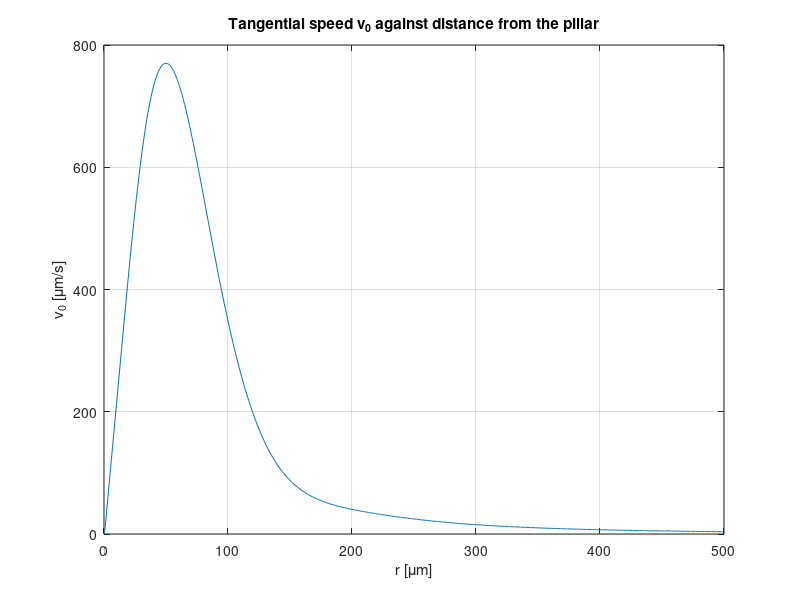
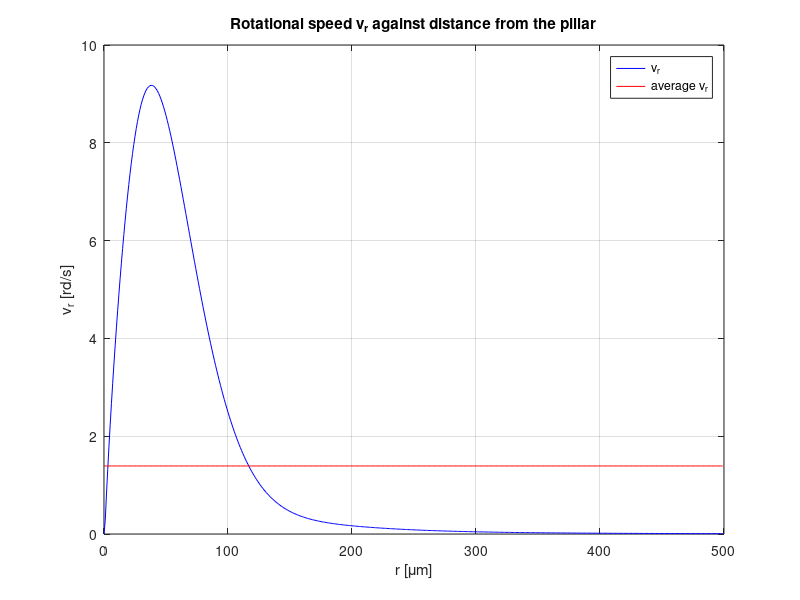

Reproduce these figures in MATLAB, in order.
format shortEng
%format compact
%[msg, id] = lastwarn;
%warning('off', id)
j=500;
dr=0.000001;
k=1;
Psistr=0;
dPsidr=0;
%ni=0.15e-4;%air
ni=1.0e-6; %water
%ni=0.114e-6; %Hg
%ni=0.215e-6; %Ga
f=400;%frequency
a=0.000040; % radius of coloumn
%A=0.000000058;amplitude of vibration in case of pzt vibrator 200 x 200 um
%A=3*0.000000064; %amplitude of vibration in case of pzt vibrator 1 x 1 x 0.5 mm
A=0.000008;%amplitude of circular vibrations
eps=sqrt(1i*2*pi*f/ni);
epsz=sqrt(-1i*2*pi*f/ni);
r=a;
H01epsa=besselh(0,1,a*eps);
C=besselh(2,1,a*eps)./H01epsa;
Cconj=conj(besselh(2,1,a*eps)./H01epsa);
roxxm1=@(x) 2*pi^3*f^3*A^2/ni^2./x.*(2*besselh(0,1,x*eps)/H01epsa +2*conj(besselh(0,1,x*eps)/H01epsa)-2*a^2./x.^2*C.*besselh(2,2,x*epsz)/conj(H01epsa)-2*a^2./x.^2.*Cconj.*besselh(2,1,x*eps)/H01epsa-4*besselh(0,1,x*eps)/H01epsa.*conj(besselh(0,1,x*eps)/H01epsa)+4*besselh(2,1,x*eps)/H01epsa.*conj(besselh(2,1,x*eps)/H01epsa));
roxx=@(x) 2*pi^3*f^3*A^2.*x/ni^2.*(2*besselh(0,1,x*eps)/H01epsa +2*conj(besselh(0,1,x*eps)/H01epsa)-2*a^2./x.^2*C.*besselh(2,2,x*epsz)/conj(H01epsa)-2*a^2./x.^2.*Cconj.*besselh(2,1,x*eps)/H01epsa-4*besselh(0,1,x*eps)/H01epsa.*conj(besselh(0,1,x*eps)/H01epsa)+4*besselh(2,1,x*eps)/H01epsa.*conj(besselh(2,1,x*eps)/H01epsa));
%roxxc=@(x) x.*(2*besselh(0,1,x*eps)/H01epsa +2*conj(besselh(0,1,x*eps)/H01epsa)-2*a^2./x.^2*C.*conj(besselh(2,1,x*eps)/H01epsa)-2*a^2./x.^2.*Cconj.*besselh(2,1,x*eps)/H01epsa-4*besselh(0,1,x*eps)/H01epsa.*conj(besselh(0,1,x*eps)/H01epsa)+4*besselh(2,1,x*eps)/H01epsa.*conj(besselh(2,1,x*eps)/H01epsa));
roxx3=@(x) 2*pi^3*f^3*A^2.*x.^3/ni^2.*(2*besselh(0,1,x*eps)/H01epsa +2*conj(besselh(0,1,x*eps)/H01epsa)-2*a^2./x.^2*C.*besselh(2,2,x*epsz)/conj(H01epsa)-2*a^2./x.^2.*Cconj.*besselh(2,1,x*eps)/H01epsa-4*besselh(0,1,x*eps)/H01epsa.*conj(besselh(0,1,x*eps)/H01epsa)+4*besselh(2,1,x*eps)/H01epsa.*conj(besselh(2,1,x*eps)/H01epsa));
roxx5=@(x) 2*pi^3*f^3*A^2.*x.^5/ni^2.*(2*besselh(0,1,x*eps)/H01epsa +2*conj(besselh(0,1,x*eps)/H01epsa)-2*a^2./x.^2*C.*besselh(2,2,x*epsz)/conj(H01epsa)-2*a^2./x.^2.*Cconj.*besselh(2,1,x*eps)/H01epsa-4*besselh(0,1,x*eps)/H01epsa.*conj(besselh(0,1,x*eps)/H01epsa)+4*besselh(2,1,x*eps)/H01epsa.*conj(besselh(2,1,x*eps)/H01epsa));
c1x3=-1/48*integral(roxx3,a,inf);
c1=-1/48*integral(roxxm1,a,inf);
%c1=-1/48*integral(roxxm1,a,0.000055,'RelTol',1.3e-13,'AbsTol',1.3e-13)
c2=1/16*integral(roxx,a,inf);
c3=a^4/16*integral(roxxm1,a,inf)-a^2/8*integral(roxx,a,inf);
c4=-a^6/24*integral(roxxm1,a,inf)+a^4/16*integral(roxx,a,inf);
%disp(['     k               r               Psi             dPsi/dr'])
vk=[1];
vr=[a];
vr1=[a];
vpsi=[0];
vv=[0];  % um/s
while k <j
%disp([k,r,Psistr,dPsidr])
k=k+1;
r=r+dr;
Psistrkm1=Psistr;
Psistr=abs(r^4*((1/48)*integral(roxxm1,a,r)+c1)+r^2*((-1)/16*integral(roxx,a,r)+c2)+(1/16*integral(roxx3,a,r)+c3)+r^(-2)*(((-1)/48)*integral(roxx5,a,r)+c4));
%dPsidr=abs((Psistr-Psistrkm1)/dr);
dPsidr=(Psistr-Psistrkm1)/dr;
vk=[vk,k];
vr=[vr,1e6*(r-a)];
%vr=[vr,1e6*r];
vr1=[vr1,1e6*r];
vpsi=[vpsi,Psistr];
vv=[vv,1e6*dPsidr];
end
k=1;
vr2=vv./vr1;
vv2=0;
while k <j
vv2=vv2+vr2(k+1);
k=k+1;
end
vk2=vv2/j;
k=1;
vk3=[vk2];
while k <j
vk3=[vk2,vk3];
k=k+1;
end

figure(2)
plot(vr,vv)
grid
xlabel('r [\mum]')
ylabel('v_0 [\mum/s]')
title('Tangential speed v_0 against distance from the pillar')
figure(3)
plot(vr,vv./vr1,'b', vr,vk3,'r')
grid
legend('v_r','average v_r');
xlabel('r [\mum]')
ylabel('v_r [rd/s]')
title('Rotational speed v_r against distance from the pillar')
